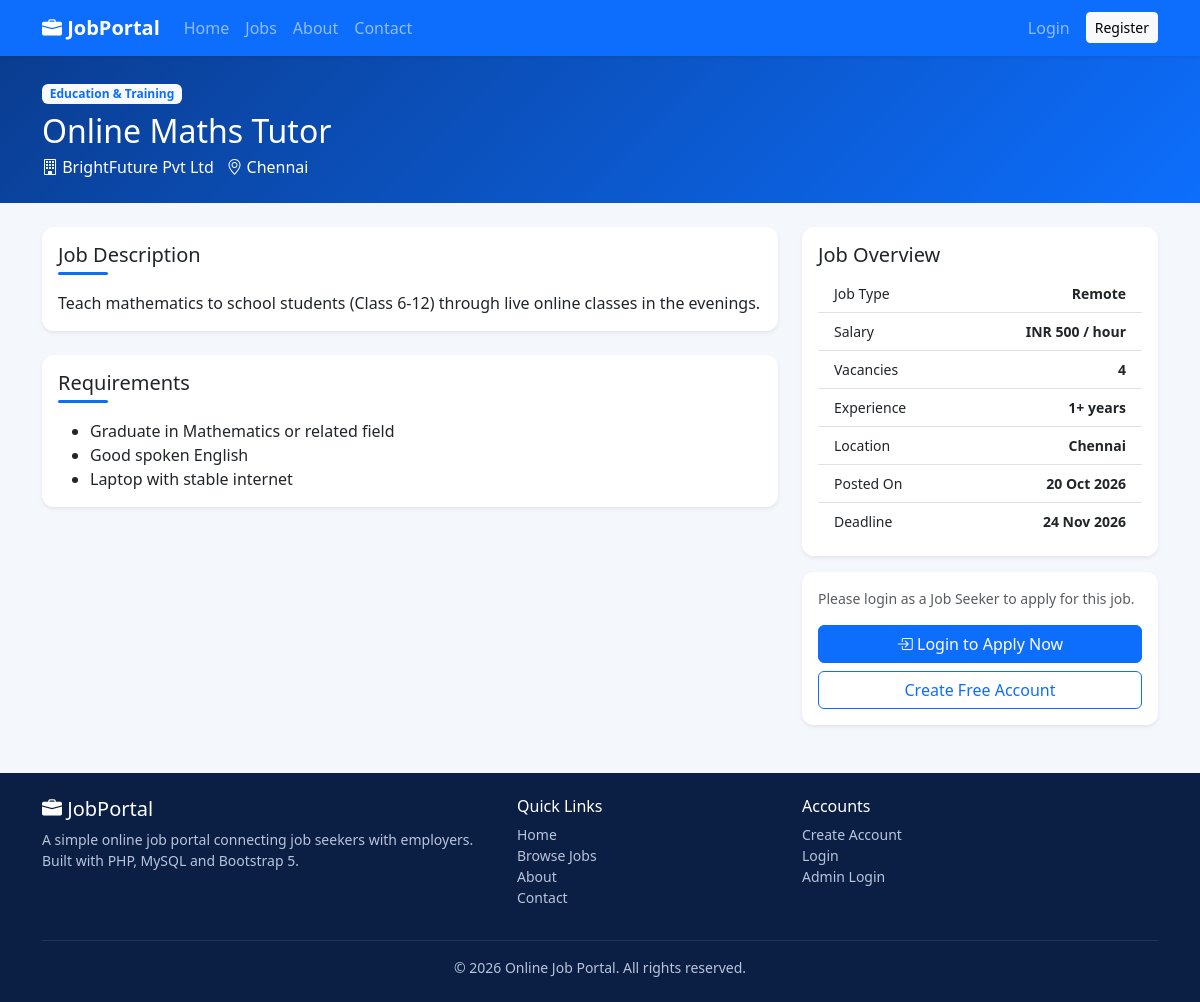
The page /jobs/details.php?id=8 on the database its author committed.
### tables this page shows
CREATE TABLE jobs (
    id            INT AUTO_INCREMENT PRIMARY KEY,
    employer_id   INT NOT NULL,
    category_id   INT NOT NULL,
    region_id     INT NOT NULL,
    title         VARCHAR(150) NOT NULL,
    job_type      ENUM('Full-time','Part-time','Internship','Remote') NOT NULL,
    salary        VARCHAR(100) NOT NULL,
    vacancies     INT NOT NULL DEFAULT 1,
    experience    VARCHAR(50)  NOT NULL,
    deadline      DATE NOT NULL,
    description   TEXT NOT NULL,
    requirements  TEXT NOT NULL,
    status        TINYINT NOT NULL DEFAULT 0,
    created_at    TIMESTAMP DEFAULT CURRENT_TIMESTAMP,
    updated_at    TIMESTAMP DEFAULT CURRENT_TIMESTAMP ON UPDATE CURRENT_TIMESTAMP,
    CONSTRAINT fk_jobs_employer FOREIGN KEY (employer_id) REFERENCES users(id)      ON DELETE CASCADE,
    CONSTRAINT fk_jobs_category FOREIGN KEY (category_id) REFERENCES categories(id) ON DELETE CASCADE,
    CONSTRAINT fk_jobs_region   FOREIGN KEY (region_id)   REFERENCES regions(id)    ON DELETE CASCADE,
    INDEX idx_jobs_status (status)
);

CREATE TABLE categories (
    id          INT AUTO_INCREMENT PRIMARY KEY,
    name        VARCHAR(100) NOT NULL UNIQUE,
    created_at  TIMESTAMP DEFAULT CURRENT_TIMESTAMP
);

CREATE TABLE regions (
    id          INT AUTO_INCREMENT PRIMARY KEY,
    name        VARCHAR(100) NOT NULL UNIQUE,
    created_at  TIMESTAMP DEFAULT CURRENT_TIMESTAMP
);

### config/db.php (called while the page is built, shortened)
<?php
function e($value)
{
    return htmlspecialchars((string) $value, ENT_QUOTES, 'UTF-8');
}
function is_logged_in()
{
    return isset($_SESSION['user_id']);
}

### jobs/details.php (the view, shortened to what this page needs)
<?php
require_once __DIR__ . '/../config/db.php';
$id = (int) ($_GET['id'] ?? 0);
$st = $pdo->prepare(
    'SELECT j.*, c.name AS category_name, r.name AS region_name,
            COALESCE(u.company_name, u.name) AS company, u.email AS employer_email
     FROM jobs j
     JOIN categories c ON c.id = j.category_id
     JOIN regions r    ON r.id = j.region_id
     JOIN users u      ON u.id = j.employer_id
     WHERE j.id = ?'
);
$st->execute([$id]);
$job = $st->fetch();
$is_closed  = $job['deadline'] < date('Y-m-d');
$application = null;
$has_resume  = false;
include __DIR__ . '/../includes/header.php';
?>
<div class="page-banner text-white">
    <div class="container py-4">
        <span class="badge bg-light text-primary mb-2"><?= e($job['category_name']) ?></span>
        <h1 class="h2 mb-1"><?= e($job['title']) ?></h1>
        <p class="mb-0"><i class="bi bi-building"></i> <?= e($job['company']) ?> &nbsp; <i class="bi bi-geo-alt"></i> <?= e($job['region_name']) ?></p>
    </div>
</div>
<div class="container mt-4">
    <div class="row g-4">
        <div class="col-lg-8">
            <div class="card border-0 shadow-sm mb-4">
                <div class="card-body">
                    <h5 class="section-title">Job Description</h5>
                    <p class="mb-0"><?= nl2br(e($job['description'])) ?></p>
                </div>
            </div>
            <div class="card border-0 shadow-sm">
                <div class="card-body">
                    <h5 class="section-title">Requirements</h5>
                    <ul class="mb-0">
                        <?php foreach (preg_split('/\r\n|\r|\n/', $job['requirements']) as $line): ?>
                            <?php if (trim($line) !== ''): ?><li><?= e(trim($line)) ?></li><?php endif; ?>
                        <?php endforeach; ?>
                    </ul>
                </div>
            </div>
        </div>
        <div class="col-lg-4">
            <div class="card border-0 shadow-sm mb-3">
                <div class="card-body">
                    <h5 class="card-title">Job Overview</h5>
                    <ul class="list-group list-group-flush small">
                        <li class="list-group-item d-flex justify-content-between"><span>Job Type</span><strong><?= e($job['job_type']) ?></strong></li>
                        <li class="list-group-item d-flex justify-content-between"><span>Salary</span><strong><?= e($job['salary']) ?></strong></li>
                        <li class="list-group-item d-flex justify-content-between"><span>Vacancies</span><strong><?= (int) $job['vacancies'] ?></strong></li>
                        <li class="list-group-item d-flex justify-content-between"><span>Experience</span><strong><?= e($job['experience']) ?></strong></li>
                        <li class="list-group-item d-flex justify-content-between"><span>Location</span><strong><?= e($job['region_name']) ?></strong></li>
                        <li class="list-group-item d-flex justify-content-between"><span>Posted On</span><strong><?= e(date('d M Y', strtotime($job['created_at']))) ?></strong></li>
                        <li class="list-group-item d-flex justify-content-between"><span>Deadline</span>
                            <strong class="<?= $is_closed ? 'text-danger' : '' ?>"><?= e(date('d M Y', strtotime($job['deadline']))) ?></strong></li>
                    </ul>
                </div>
            </div>
            <div class="card border-0 shadow-sm">
                <div class="card-body">
                    <?php if ($is_closed): ?>
                        <div class="alert alert-secondary mb-0">Applications for this job are closed.</div>
                    <?php elseif (!is_logged_in()): ?>
                        <p class="small text-muted">Please login as a Job Seeker to apply for this job.</p>
                        <a href="<?= BASE_URL ?>/auth/login.php?redirect=<?= urlencode('/jobs/details.php?id=' . $id) ?>" class="btn btn-primary w-100 mb-2">
                            <i class="bi bi-box-arrow-in-right"></i> Login to Apply Now</a>
                        <a href="<?= BASE_URL ?>/auth/register.php?role=seeker" class="btn btn-outline-primary w-100">Create Free Account</a>
                    <?php elseif (current_role() === 'employer'): ?>
                        <div class="alert alert-info mb-0 small">You are logged in as an employer. Only job seekers can apply.</div>
                    <?php elseif ($application && (int) $application['status'] !== 3): ?>
                        <div class="alert alert-success mb-2">You have applied for this job. Status: <?= app_status_badge($application['status']) ?></div>
                        <a href="<?= BASE_URL ?>/seeker/applications.php" class="btn btn-outline-primary w-100">My Applications</a>
                    <?php elseif (!$has_resume): ?>
                        <p class="small text-muted">Upload your resume (PDF) before applying.</p>
                        <a href="<?= BASE_URL ?>/seeker/upload_resume.php" class="btn btn-warning w-100"><i class="bi bi-upload"></i> Upload Resume</a>
                    <?php else: ?>
                        <a href="<?= BASE_URL ?>/jobs/apply.php?id=<?= $id ?>" class="btn btn-primary btn-lg w-100"><i class="bi bi-send"></i> Apply Now</a>
                    <?php endif; ?>
                </div>
            </div>
        </div>
    </div>
</div>
<?php include __DIR__ . '/../includes/footer.php'; ?>

### assets/css/style.css (style rules this page uses)
:root { --jp-blue: #0d6efd; --jp-dark-blue: #0a3d91; --jp-light: #f4f7fc; }
body { background: var(--jp-light); font-family: "Segoe UI", system-ui, -apple-system, Roboto, Arial, sans-serif; }
.page-banner { background: linear-gradient(135deg, var(--jp-dark-blue) 0%, var(--jp-blue) 100%); }
.section-title { position: relative; padding-bottom: 8px; margin-bottom: 16px; }
.section-title::after { content: ""; position: absolute; left: 0; bottom: 0; width: 50px; height: 3px; background: var(--jp-blue); border-radius: 2px; }
.card { border-radius: 12px; }

### rows shown on the page
jobs: category.name "Education & Training", title "Online Maths Tutor", region.name "Chennai", description "Teach mathematics to school students (Class 6-12) through live online classes in the evenings.", requirements "Graduate in Mathematics or related field", requirements "Good spoken English", requirements "Laptop with stable internet", job_type "Remote", salary "INR 500 / hour", vacancies "4", experience "1+ years", created_at "20 Oct 2026", deadline "24 Nov 2026"

### other values the page prints
$job['company'] "BrightFuture Pvt Ltd"
